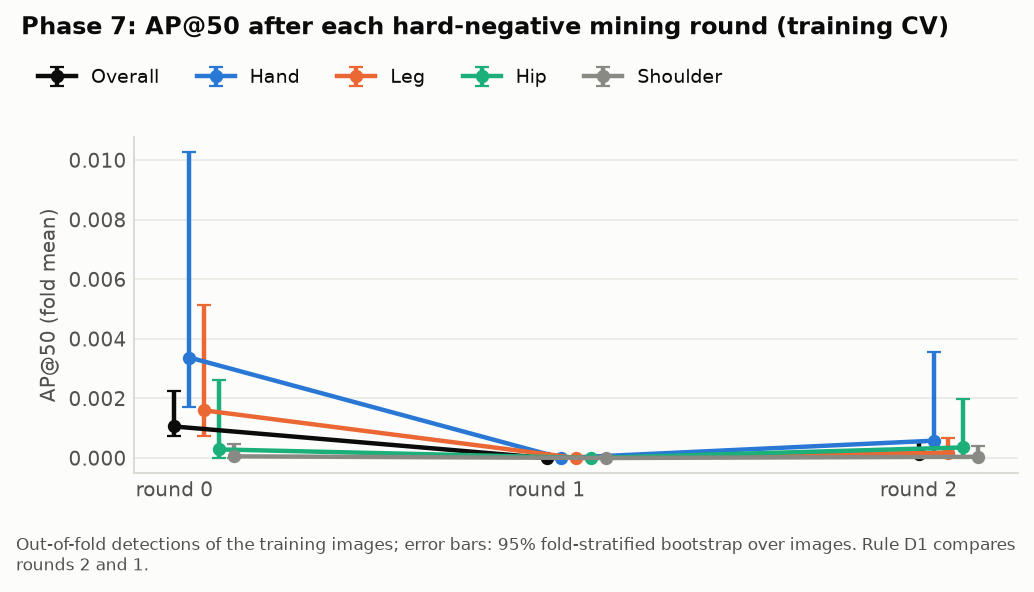
#> input picture results/figures/phase7_cv_rounds.png, 1034 x 592 px
$ python -i mask2.py   (imports and definitions only)
#> lines starting #> are read from the running program, lines starting #| are printed output that depends on the picture; after the words box and inside, x2 and y2 are one past the last pixel; in counts of white or black regions, pixels touching at a corner belong together
### src/preprocess.py
"""Phase 2.1: image loading and preprocessing (identical for every image).

Pipeline (see docs/data_decisions.md sections 6, 8, 9):
    load (EXIF rotation applied, truncated JPEGs tolerated) -> grayscale
    -> resize to a common long side `mid` (area interpolation; removes the sharpness gap between
       the ~6 MP and the ~0.17 MP images) -> pad to a square -> resize to `size`
    -> contrast normalisation (`norm`) -> float32 in [0, 1]

`preprocess` also returns the geometry (scale + offsets) that maps ORIGINAL pixel coordinates to
the preprocessed image, so Phase 7 can place ground-truth boxes in the same space:
    x_out = x_in * scale + off_x      y_out = y_in * scale + off_y
"""
import cv2
import numpy as np
from PIL import Image, ImageFile, ImageOps

from paths import image_path

ImageFile.LOAD_TRUNCATED_IMAGES = True          # 59 normal images are cut off by up to 67 bytes

NORMS = ("clahe", "zscore", "none")


# [4 lines left out: function load_gray, not called in this run]


def preprocess(gray, size=256, mid=448, norm="clahe", clip=2.0, tile=8):
    """gray: uint8 2-D array. Returns (img float32 in [0,1] of shape (size, size), geometry dict).

    mid  : long side of the intermediate resize; 0 or None skips it.
    norm : "clahe"  CLAHE (clip limit `clip`, `tile` x `tile` grid), applied after padding/resizing
           "zscore" per-image z-score over the image content (not the padding), clipped to +-3 sd
           "none"   no contrast normalisation
    """
    if norm not in NORMS:
        raise ValueError(f"norm must be one of {NORMS}")
    h0, w0 = gray.shape
    img, s1 = gray, 1.0
    if mid:
        s1 = mid / max(h0, w0)
        interp = cv2.INTER_AREA if s1 < 1 else cv2.INTER_LINEAR
        img = cv2.resize(gray, (round(w0 * s1), round(h0 * s1)), interpolation=interp)

    h1, w1 = img.shape
    side = max(h1, w1)
    py, px = (side - h1) // 2, (side - w1) // 2          # pad with black, image centred
    sq = np.zeros((side, side), np.uint8)
    sq[py:py + h1, px:px + w1] = img
    s2 = size / side
    out = cv2.resize(sq, (size, size), interpolation=cv2.INTER_AREA)

    scale = s1 * s2                                       # original px -> output px
    geom = dict(scale=scale, off_x=px * s2, off_y=py * s2,
                content=(round(px * s2), round(py * s2), round((px + w1) * s2), round((py + h1) * s2)))

    if norm == "clahe":
        out = cv2.createCLAHE(clipLimit=clip, tileGridSize=(tile, tile)).apply(out)
        return out.astype(np.float32) / 255.0, geom
    out = out.astype(np.float32)
    if norm == "zscore":
        x0, y0, x1, y1 = geom["content"]
        region = out[y0:y1, x0:x1]
        z = (out - region.mean()) / (region.std() + 1e-6)
        return (np.clip(z, -3, 3) + 3) / 6, geom          # map +-3 sd to [0, 1]
    return out / 255.0, geom

### src/model_zoo.py
"""Models, tuning grids and imbalance strategies, shared by Phase 3 (unified) and Phase 4 (region-specific).

Phase 4 rule: same model families, same grids, same CV protocol, same imbalance strategy. Keep them HERE so that
cannot drift apart.

    pipe = build("linsvm", "balanced", {"C": 0.1}, d["col_weights"])      # unfitted pipeline
    s = scores(pipe.fit(Xtr, ytr), Xva)                                    # larger = more likely fracture

Every pipeline is  prep (StandardScaler + equal family weight) -> [SelectKBest] -> [SMOTE] -> classifier,
so scaling, feature selection and oversampling are all fitted on the training part of a fold only.
Imbalance strategies: "none", "balanced" (class_weight="balanced"), "smote" (SMOTE inside the pipeline).
The 4th strategy of the plan, threshold tuning, is a post-processing step (evaluate.best_threshold).

Phase 6 adds a shared-plus-region-specific kernel (RegionKernelSVC; specs "mtrbf_all", "mtrbf_hip"). Those models
need the region as a tag in the LAST column of X:  X, w = with_region_tag(X, col_weights, region, mode).
"""
import itertools
from dataclasses import dataclass, field

import numpy as np
from imblearn.over_sampling import SMOTE
from imblearn.pipeline import Pipeline as ImbPipeline
from sklearn.base import BaseEstimator, ClassifierMixin
from sklearn.ensemble import HistGradientBoostingClassifier, RandomForestClassifier
from sklearn.feature_selection import SelectKBest, f_classif
from sklearn.linear_model import LogisticRegression
from sklearn.neighbors import KNeighborsClassifier
from sklearn.svm import SVC, LinearSVC

from feature_utils import make_preprocessor

IMBALANCE = ("none", "balanced", "smote")


class PrecomputedRBFSVC(ClassifierMixin, BaseEstimator):
    """RBF SVM that builds the kernel matrix with BLAS (float32 matrix product) and hands it to libsvm.
    libsvm's own dense RBF kernel does not use BLAS, which is very slow at 8,641 dimensions.
    Same model as sklearn's SVC(kernel="rbf", gamma=gamma): only the kernel computation differs.
    Keeps only the support vectors after fitting."""

    # [20 lines left out: functions __init__, _rbf, fit, not called in this run]

    def decision_function(self, X):
        X = np.ascontiguousarray(X, dtype=np.float32)
        return (self._rbf(X, self.sv_, self.gamma) @ self.dual_coef_ + self.intercept_).astype(np.float64)


REGION_CODES = {"hand": 0, "leg": 1, "hip": 2, "shoulder": 3, "other": 4}     # the region groups of Phase 1


class RegionKernelSVC(PrecomputedRBFSVC):
    """Shared-plus-region-specific RBF SVM (Phase 6, docs/phase6_gap_closing.md), the multi-task kernel of Evgeniou
    and Pontil (2004):   K((x, r), (x', r')) = rbf(x, x') * (1 + lam * M(r, r')),   lam >= 0
        mode "all":  M = [r == r']            a region-specific part for every region group
        mode "hip":  M = [r == r' == hip]     a region-specific part for hip only
    lam = 0 is the unified RBF SVM: the multiplication is skipped, so the model is then bit-identical to
    PrecomputedRBFSVC fitted on the feature columns.

    The region arrives as a tag in the LAST column of X (see with_region_tag); the RBF uses the other columns.
    StandardScaler and the block weight map that column by an increasing affine function, so equal tags stay equal
    and the hip tag (1) stays the larger of the two values in hip mode. Only tag equality, and in hip mode which of
    the two values is larger (read at fit), are used. Keeps only the support vectors and their tags."""

    # [45 lines left out: functions __init__, _split, _same, _kernel, fit, not called in this run]

    def decision_function(self, X):
        Z, tag = self._split(X)
        return (self._kernel(Z, tag, self.sv_, self.sv_tag_) @ self.dual_coef_ + self.intercept_).astype(np.float64)


# [18 lines left out: functions region_tag, with_region_tag, not called in this run]


@dataclass
class ModelSpec:
    name: str
    label: str
    grid: dict                       # classifier keyword -> list of values (full cartesian product is searched)
    make: callable                   # (params, class_weight, seed) -> classifier
    default_thr: float = 0.0         # "default" decision threshold on scores(): 0 for margins, 0.5 for probabilities
    kbest: int = None                # SelectKBest(f_classif, k) before the classifier (speed, see notes)
    supports_cw: bool = True
    notes: str = ""
    extra: dict = field(default_factory=dict)


def _logreg(l1_ratio, solver):
    def make(p, cw, seed):
        return LogisticRegression(C=p["C"], l1_ratio=l1_ratio, solver=solver, class_weight=cw, max_iter=1000,
                                  tol=1e-3 if solver == "liblinear" else 1e-4, random_state=seed)
    return make


SPECS = {s.name: s for s in [
    # Features are block-weighted (each family has total weight 1, so ||x||^2 ~ 5), which moves the useful C
    # range from the plan's {0.01..100} to roughly 0.03-1 for the linear SVM (Phase 2: best C = 0.1).
    ModelSpec("logreg_l2", "Logistic regression (L2)", {"C": [0.03, 0.1, 0.3, 1, 3, 10]},
              _logreg(0.0, "lbfgs"), notes="lbfgs"),
    ModelSpec("logreg_l1", "Logistic regression (L1)", {"C": [0.1, 0.3, 1, 3, 10, 30]},
              _logreg(1.0, "liblinear"), notes="liblinear; L1 needs a larger C than L2 because block weighting shrinks inputs"),
    ModelSpec("linsvm", "Linear SVM", {"C": [0.01, 0.03, 0.1, 0.3, 1]},
              lambda p, cw, seed: LinearSVC(C=p["C"], class_weight=cw, dual="auto", max_iter=20000, random_state=seed)),
    # RBF: with block weighting E||x - x'||^2 ~ 10, so sklearn's gamma="scale" is ~0.2. The plan's {1e-3, 1e-4} assume
    # unweighted features (||x||^2 ~ 8,641) and would be ~linear here, so the grid is expressed around gamma="scale".
    ModelSpec("rbfsvm", "RBF SVM", {"C": [0.1, 1, 10, 100], "gamma": [0.8, 0.2, 0.05, 0.0125]},
              lambda p, cw, seed: PrecomputedRBFSVC(C=p["C"], gamma=p["gamma"], class_weight=cw),
              notes="gamma 0.2 ~ sklearn 'scale' after block weighting; 0.8 = 4x scale (added after the first nested run chose 0.2 at the upper edge in 4/5 folds); 0.05, 0.0125 = scale/4, scale/16"),
    # n_estimators is not tuned: more trees only reduce variance, so it is fixed at 500 (the plan's grid also lists 200).
    ModelSpec("rf", "Random forest", {"max_depth": [None, 10, 20], "min_samples_leaf": [1, 3, 5]},
              lambda p, cw, seed: RandomForestClassifier(
                  n_estimators=500, max_depth=p["max_depth"], min_samples_leaf=p["min_samples_leaf"],
                  class_weight=("balanced_subsample" if cw else None), n_jobs=1, random_state=seed),
              default_thr=0.5, kbest=1000, notes="n_estimators fixed at 500"),
    ModelSpec("hgb", "Gradient boosting (HistGB)",
              {"learning_rate": [0.03, 0.1], "max_depth": [3, 5], "max_iter": [200, 400]},
              lambda p, cw, seed: HistGradientBoostingClassifier(
                  learning_rate=p["learning_rate"], max_depth=p["max_depth"], max_iter=p["max_iter"],
                  class_weight=cw, early_stopping=False, random_state=seed),
              kbest=300, notes="kbest 300 (boosting cost grows with the number of columns)"),
    # optional extra from the plan ("optionally k-NN"); no class weights, so only imbalance = none / smote
    ModelSpec("knn", "k-NN", {"n_neighbors": [5, 15, 45, 135]},
              lambda p, cw, seed: KNeighborsClassifier(n_neighbors=p["n_neighbors"], weights="distance", n_jobs=1),
              default_thr=0.5, supports_cw=False),
]}
DEFAULT_MODELS = ["logreg_l2", "logreg_l1", "linsvm", "rbfsvm", "rf", "hgb"]

# Phase 6, lever 2 (docs/phase6_gap_closing.md): the Phase 3 RBF grid times lambda. lambda = 0 (listed first, so an
# exact tie at the same C and gamma goes to it) is the rbfsvm model itself. X must carry the region tag as its last
# column (with_region_tag); extra["region_mode"] says which tag.
LAMBDA_GRID = [0, 0.25, 1, 4]
_MT_GRID = {**{k: list(v) for k, v in SPECS["rbfsvm"].grid.items()}, "lam": list(LAMBDA_GRID)}
SPECS.update({s.name: s for s in [
    ModelSpec("mtrbf_all", "Multi-task RBF SVM (region term for every region)", dict(_MT_GRID),
              lambda p, cw, seed: RegionKernelSVC(C=p["C"], gamma=p["gamma"], lam=p["lam"], mode="all",
                                                  class_weight=cw),
              notes="Phase 6 lever 2, primary: rbf * (1 + lam [same region])", extra=dict(region_mode="all")),
    ModelSpec("mtrbf_hip", "Multi-task RBF SVM (region term for hip only)", dict(_MT_GRID),
              lambda p, cw, seed: RegionKernelSVC(C=p["C"], gamma=p["gamma"], lam=p["lam"], mode="hip",
                                                  class_weight=cw),
              notes="Phase 6 lever 2, secondary: rbf * (1 + lam [both hip])", extra=dict(region_mode="hip")),
]})


# --fast: coarser grids for the two slow tree models (same families, fewer settings)
FAST_GRIDS = {"rf": {"max_depth": [None, 10], "min_samples_leaf": [1, 5]},
              "hgb": {"learning_rate": [0.1], "max_depth": [3, 5], "max_iter": [200, 400]}}


def grid_for(model, fast=False):
    return FAST_GRIDS[model] if fast and model in FAST_GRIDS else SPECS[model].grid


# [29 lines left out: functions expand_grid, build, scores, not called in this run]


def default_threshold(model):
    return SPECS[model].default_thr

### results/phase7b/diagnosis/mask2.py
"""Two-stage bone mask (training images only): air vs body by Otsu on the smoothed raw image; then, inside the body
and excluding saturated pixels, bone vs soft tissue by Otsu on the local-contrast image (raw minus a wide blur), so
that a global brightness gradient or a bright strip does not decide what is bone."""
import sys
from pathlib import Path
sys.path.insert(0, r"D:\bone-fracture-detection\src")
import numpy as np
from skimage.filters import gaussian, threshold_otsu
import phase7_detect as P, phase7_windows as W
from preprocess import load_gray, preprocess
from phase5_viz import setup
import matplotlib.pyplot as plt


def masks(gray):
    cl, geom = preprocess(gray, size=W.SIZE, mid=W.MID, norm="clahe")
    raw, _ = preprocess(gray, size=W.SIZE, mid=W.MID, norm="none")
    x0, y0, x1, y1 = geom["content"]
    content = np.zeros(cl.shape, bool)
    content[y0:y1, x0:x1] = True
    sm = gaussian(raw, 2)
    body = content & (sm >= threshold_otsu(sm[content]))
    sat = content & (raw >= 0.95)
    lc = sm - gaussian(raw, 12)                      # local contrast: bone is brighter than the tissue around it
    ok = body & ~sat
    bone = ok & (lc >= threshold_otsu(lc[ok])) if ok.sum() > 100 else np.zeros_like(ok)
    return cl, raw, geom, content, body, sat, bone, ok & ~bone


# [19 lines not run here, left out]

>>> import cv2
>>> picture = cv2.imread('../../figures/phase7_cv_rounds.png', cv2.IMREAD_GRAYSCALE)
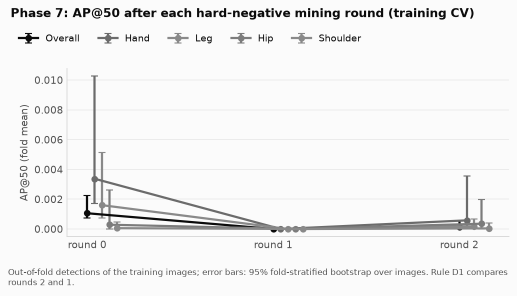
#> picture: shape (592, 1034) (shown at 1/2 size); min 11, max 251, mean 241.5
>>> result = masks(picture)
#> in preprocess, `img, s1 = gray, 1.0`: s1 = 1
#> in preprocess, `sq[py:py + h1, px:px + w1] = img`:
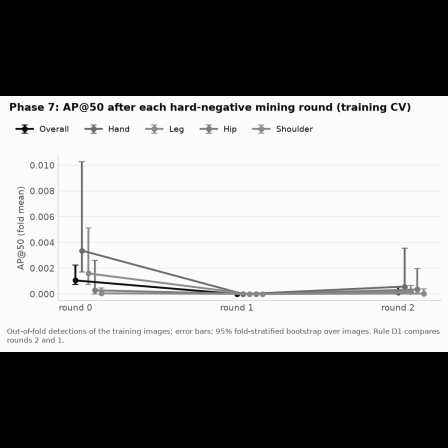
#> sq: shape (448, 448); min 0, max 251, mean 138
#> in masks, `cl, geom = preprocess(gray, size=W.SIZE, mid=W.MID, norm="clahe")`: geom = {'scale': 0.433, 'off_x': 0, 'off_y': 96, 'content': (0, 96, 448, 352)}
#> in masks, `x0, y0, x1, y1 = geom["content"]`: x0 = 0; y0 = 96; x1 = 448; y1 = 352
#> in masks, `sm = gaussian(raw, 2)`:
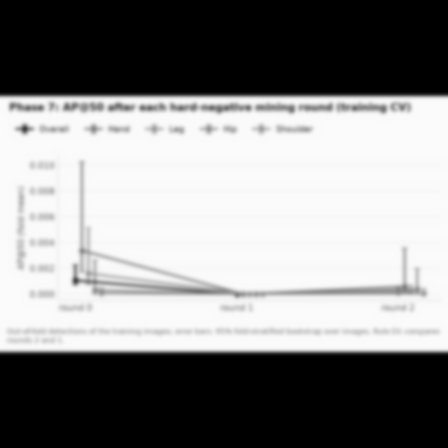
#> sm: shape (448, 448) float32; min 0, max 0.984, mean 0.541
#> in masks, `body = content & (sm >= threshold_otsu(sm[content]))`:
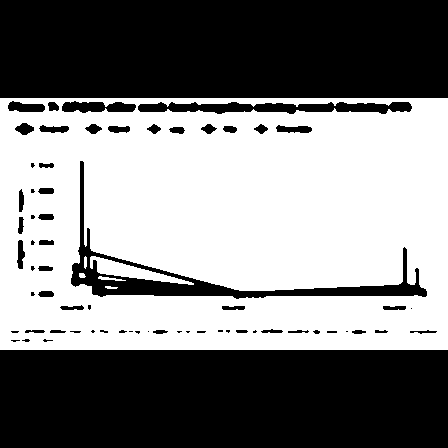
#> body: shape (448, 448) bool; 50.5% white; 66 black regions (26 under 20 px), largest, box (x1, y1, x2, y2) and area: (0, 0, 448, 98) 43904, (0, 350, 448, 448) 43904, (71, 161, 427, 299) 5280
#> in masks, `sat = content & (raw >= 0.95)`:
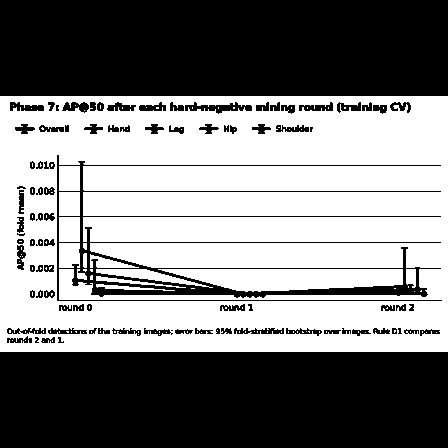
#> sat: shape (448, 448) bool; 50.6% white; 92 black regions (8 under 20 px), largest, box (x1, y1, x2, y2) and area: (0, 0, 448, 96) 43008, (0, 352, 448, 448) 43008, (57, 155, 442, 301) 6679
#> in masks, `lc = sm - gaussian(raw, 12)`:
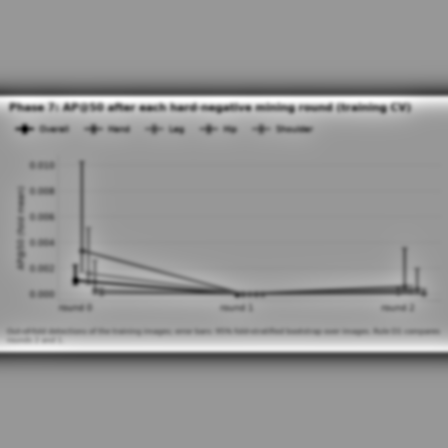
#> lc: shape (448, 448) float32; min -0.626, max 0.429, mean -9.49e-05; drawn with min black and max white
#> in masks, `bone = ok & (lc >= threshold_otsu(lc[ok])) if ok.sum() > 100 else np.z..`:
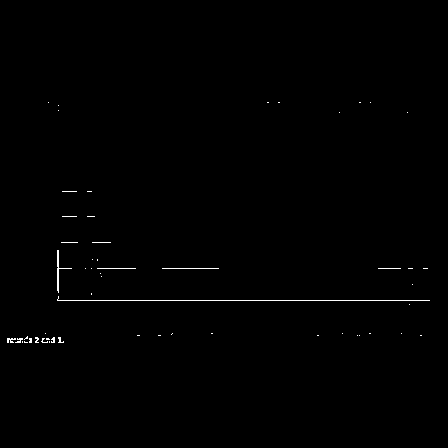
#> bone: shape (448, 448) bool; 0.44% white in thin lines or dots, all inside (x1, y1, x2, y2) = (7, 102, 430, 343)
#> result = 8 items

$ run again, on results/figures/eda_box_stats.png
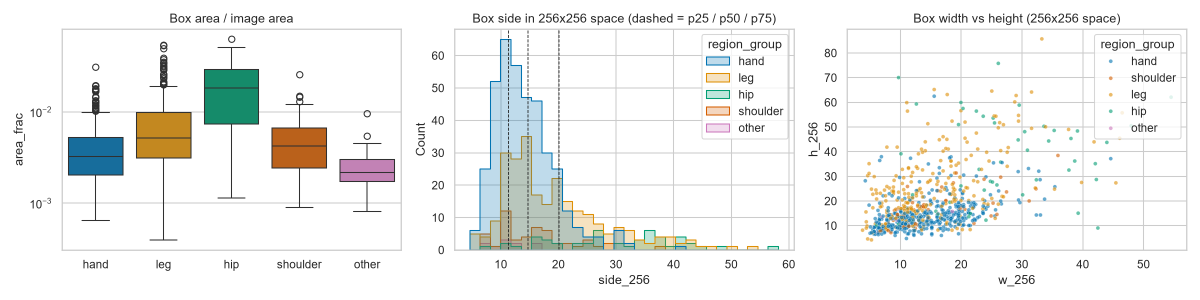
#> input picture results/figures/eda_box_stats.png, 2400 x 600 px (shown at 1/2 size)
#> in preprocess, `img, s1 = gray, 1.0`: s1 = 1
#> in masks, `cl, geom = preprocess(gray, size=W.SIZE, mid=W.MID, norm="clahe")`: geom = {'scale': 0.187, 'off_x': 0, 'off_y': 168, 'content': (0, 168, 448, 280)}
#> x0 = 0; y0 = 168; x1 = 448; y1 = 280
#> in masks, `body = content & (sm >= threshold_otsu(sm[content]))`:
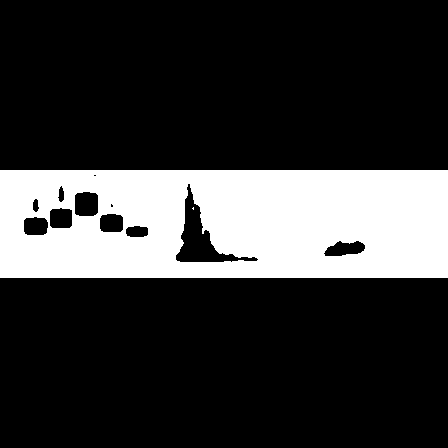
#> body: shape (448, 448) bool; 22% white; 2 white regions (1 under 20 px), largest, box (x1, y1, x2, y2) and area: (0, 170, 448, 278) 44151
#> sat: shape (448, 448) bool; 19.4% white; 115 white regions (42 under 20 px), largest, box (x1, y1, x2, y2) and area: (0, 168, 448, 280) 16637, (24, 179, 149, 209) 3198, (24, 244, 149, 261) 2034
#> ok: shape (448, 448) bool; 3.6% white in thin lines or dots, all inside (x1, y1, x2, y2) = (5, 173, 444, 275)
#> in masks, `bone = ok & (lc >= threshold_otsu(lc[ok])) if ok.sum() > 100 else np.z..`:
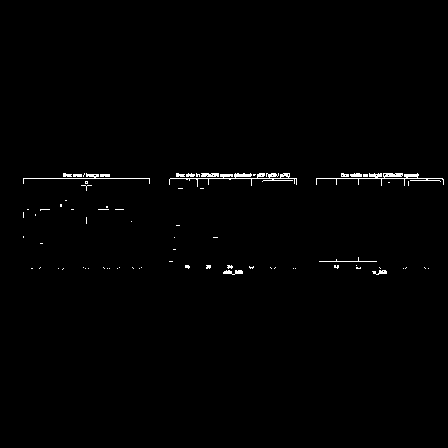
#> bone: shape (448, 448) bool; 0.83% white in thin lines or dots, all inside (x1, y1, x2, y2) = (23, 173, 444, 275)
#> result = 8 items
